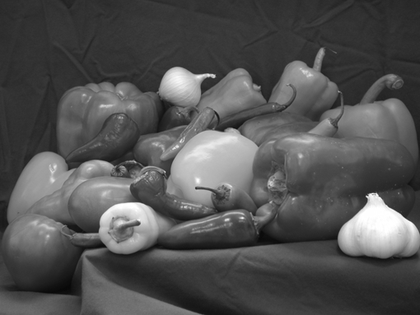
%> input picture Image/gray.png, 420 x 315 px, shrunk from 510 x 383 before the run
$ octave assign_9.m   (GNU Octave 9; MATLAB toolbox functions it lacks are replaced by stand-ins)
%> lines starting %> are read from the running program, lines starting %| are printed output that depends on the picture
### medianfilt.m
% Median filter

function final = medianfilt(I, dim)
l = length(I(:,1));
h = length(I(1,:));
d = floor(dim / 2);
final = zeros(l,h);
for i = 1:l
    l1 = i-d;
    if l1 < 1
        l1 = 1;
    end
    l2 = i+d;
    if l2 > l
        l2 = l;
    end
    for j = 1:h
        h1 = j-d;
        if h1 < 1
            h1 = 1;
        end
        h2 = j+d;
        if h2 > h
            h2 = h;
        end
        X = [];
        for k = l1:l2
            X = [X I(k,h1:h2)];
        end
        final(i,j) = med(X);
    end
    final = uint8(final);
end
end

% [5 lines left out: function med, not called in this run]

### assign_9.m
clear;
close all;
clc;

Im = imread('Image/gray.png');
%> Im is the input picture: size 315x420 uint8; min 7, max 255, mean 81.9
Im = imnoise(Im, 'salt & pepper');
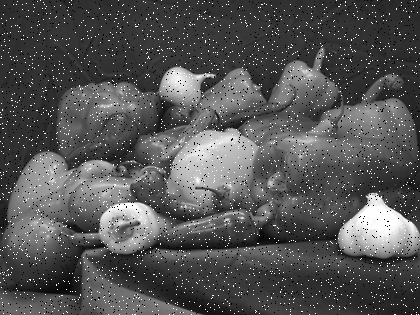
%> Im: size 315x420 uint8; min 0, max 255, mean 84.2
subplot(1,2,1);
imshow(Im);
a = medianfilt(Im, 5);
%> in medianfilt, `l = length(I(:,1));`: l = 315
%> in medianfilt, `h = length(I(1,:));`: h = 420
%> in medianfilt, `final = zeros(l,h);`: final: size 315x420 double; every value is 0
%> the loop in medianfilt, `for i = 1:l` made 315 passes
%> pass 1, in medianfilt, `final = uint8(final);`:
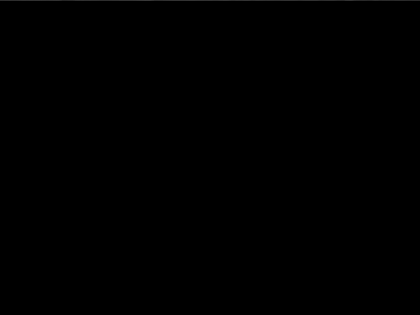
%> final: size 315x420 uint8; min 0, max 57, mean 0.1
subplot(1,2,2);
imshow(a);
